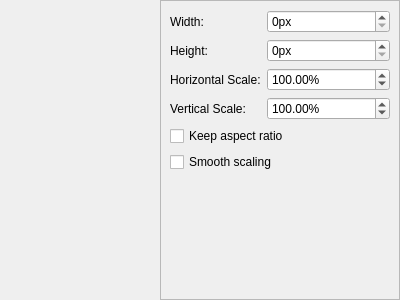
<?xml version="1.0" encoding="UTF-8"?>
<ui version="4.0">
 <class>ImageResizeGUI</class>
 <widget class="QWidget" name="ImageResizeGUI">
  <property name="geometry">
   <rect>
    <x>0</x>
    <y>0</y>
    <width>400</width>
    <height>300</height>
   </rect>
  </property>
  <property name="windowTitle">
   <string>Form</string>
  </property>
  <layout class="QHBoxLayout" name="horizontalLayout">
   <property name="spacing">
    <number>0</number>
   </property>
   <property name="leftMargin">
    <number>0</number>
   </property>
   <property name="topMargin">
    <number>0</number>
   </property>
   <property name="rightMargin">
    <number>0</number>
   </property>
   <property name="bottomMargin">
    <number>0</number>
   </property>
   <item>
    <widget class="BasicImageView" name="imageView" native="true">
     <property name="sizePolicy">
      <sizepolicy hsizetype="Expanding" vsizetype="Preferred">
       <horstretch>0</horstretch>
       <verstretch>0</verstretch>
      </sizepolicy>
     </property>
     <property name="minimumSize">
      <size>
       <width>64</width>
       <height>128</height>
      </size>
     </property>
    </widget>
   </item>
   <item>
    <widget class="QFrame" name="uiArea">
     <property name="sizePolicy">
      <sizepolicy hsizetype="Fixed" vsizetype="Preferred">
       <horstretch>0</horstretch>
       <verstretch>0</verstretch>
      </sizepolicy>
     </property>
     <property name="minimumSize">
      <size>
       <width>240</width>
       <height>0</height>
      </size>
     </property>
     <property name="frameShape">
      <enum>QFrame::StyledPanel</enum>
     </property>
     <property name="frameShadow">
      <enum>QFrame::Raised</enum>
     </property>
     <layout class="QVBoxLayout" name="verticalLayout">
      <item>
       <layout class="QFormLayout" name="formLayout">
        <item row="0" column="0">
         <widget class="QLabel" name="label">
          <property name="text">
           <string>Width:</string>
          </property>
         </widget>
        </item>
        <item row="0" column="1">
         <widget class="QSpinBox" name="widthValue">
          <property name="suffix">
           <string notr="true">px</string>
          </property>
          <property name="minimum">
           <number>0</number>
          </property>
          <property name="maximum">
           <number>16777215</number>
          </property>
          <property name="singleStep">
           <number>1</number>
          </property>
          <property name="stepType">
           <enum>QAbstractSpinBox::AdaptiveDecimalStepType</enum>
          </property>
          <property name="value">
           <number>0</number>
          </property>
          <property name="displayIntegerBase">
           <number>10</number>
          </property>
         </widget>
        </item>
        <item row="1" column="0">
         <widget class="QLabel" name="label_2">
          <property name="text">
           <string>Height:</string>
          </property>
         </widget>
        </item>
        <item row="1" column="1">
         <widget class="QSpinBox" name="heightValue">
          <property name="suffix">
           <string notr="true">px</string>
          </property>
          <property name="prefix">
           <string/>
          </property>
          <property name="minimum">
           <number>0</number>
          </property>
          <property name="maximum">
           <number>16777215</number>
          </property>
          <property name="stepType">
           <enum>QAbstractSpinBox::AdaptiveDecimalStepType</enum>
          </property>
          <property name="value">
           <number>0</number>
          </property>
         </widget>
        </item>
        <item row="2" column="0">
         <widget class="QLabel" name="label_3">
          <property name="text">
           <string>Horizontal Scale:</string>
          </property>
         </widget>
        </item>
        <item row="3" column="0">
         <widget class="QLabel" name="label_4">
          <property name="text">
           <string>Vertical Scale:</string>
          </property>
         </widget>
        </item>
        <item row="2" column="1">
         <widget class="QDoubleSpinBox" name="hScaleValue">
          <property name="suffix">
           <string notr="true">%</string>
          </property>
          <property name="decimals">
           <number>2</number>
          </property>
          <property name="maximum">
           <double>1000.000000000000000</double>
          </property>
          <property name="stepType">
           <enum>QAbstractSpinBox::AdaptiveDecimalStepType</enum>
          </property>
          <property name="value">
           <double>100.000000000000000</double>
          </property>
         </widget>
        </item>
        <item row="3" column="1">
         <widget class="QDoubleSpinBox" name="vScaleValue">
          <property name="suffix">
           <string notr="true">%</string>
          </property>
          <property name="decimals">
           <number>2</number>
          </property>
          <property name="maximum">
           <double>1000.000000000000000</double>
          </property>
          <property name="stepType">
           <enum>QAbstractSpinBox::AdaptiveDecimalStepType</enum>
          </property>
          <property name="value">
           <double>100.000000000000000</double>
          </property>
         </widget>
        </item>
       </layout>
      </item>
      <item>
       <widget class="QCheckBox" name="keepAspectRatio">
        <property name="text">
         <string>Keep aspect ratio</string>
        </property>
       </widget>
      </item>
      <item>
       <widget class="QCheckBox" name="smoothScaling">
        <property name="text">
         <string>Smooth scaling</string>
        </property>
       </widget>
      </item>
      <item>
       <spacer name="verticalSpacer">
        <property name="orientation">
         <enum>Qt::Vertical</enum>
        </property>
        <property name="sizeHint" stdset="0">
         <size>
          <width>20</width>
          <height>40</height>
         </size>
        </property>
       </spacer>
      </item>
      <item>
       <widget class="BasicImageViewControl" name="basicImageViewControl" native="true"/>
      </item>
     </layout>
    </widget>
   </item>
  </layout>
 </widget>
 <customwidgets>
  <customwidget>
   <class>BasicImageView</class>
   <extends>QWidget</extends>
   <header>gui/basic_image_view/basic_image_view.h</header>
   <container>1</container>
  </customwidget>
  <customwidget>
   <class>BasicImageViewControl</class>
   <extends>QWidget</extends>
   <header>gui/basic_image_view/control.h</header>
   <container>1</container>
  </customwidget>
 </customwidgets>
 <resources/>
 <connections/>
</ui>
